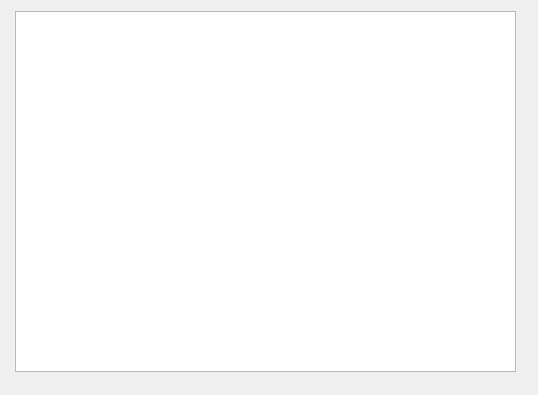
<?xml version="1.0" encoding="UTF-8"?>
<ui version="4.0">
 <class>Dialog</class>
 <widget class="QDialog" name="Dialog">
  <property name="geometry">
   <rect>
    <x>0</x>
    <y>0</y>
    <width>538</width>
    <height>395</height>
   </rect>
  </property>
  <property name="windowTitle">
   <string>Dialog</string>
  </property>
  <widget class="QTableView" name="tableView">
   <property name="geometry">
    <rect>
     <x>15</x>
     <y>11</y>
     <width>501</width>
     <height>361</height>
    </rect>
   </property>
  </widget>
 </widget>
 <resources/>
 <connections/>
</ui>
